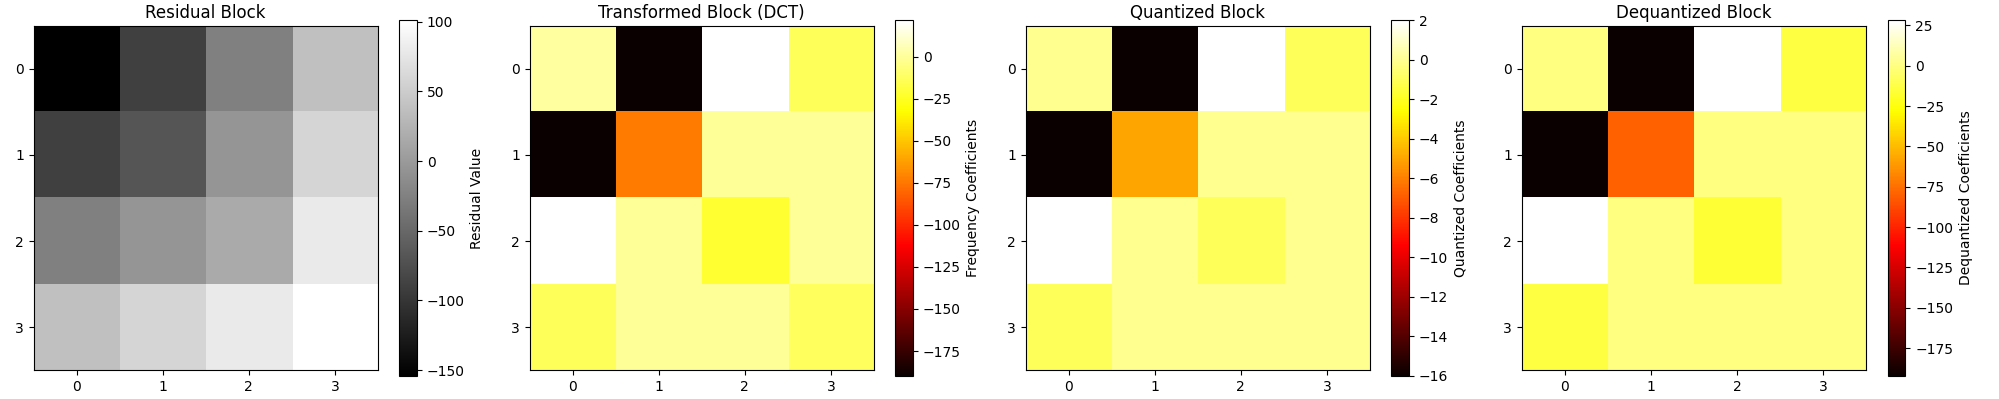

This chart was generated by the following Python code:
import numpy as np
import matplotlib.pyplot as plt
from scipy.fft import dct, idct
from skimage.metrics import mean_squared_error, peak_signal_noise_ratio, structural_similarity
 
# Define the original image block (smooth gradient with only the bottom right corner as white)
original_block = np.array([
    [0,  64, 128, 192],
    [64, 85, 149, 213],
    [128, 149, 170, 234],
    [192, 213, 234, 255]
])
 
# Define the residual block (original image minus the DC prediction block)
dc_value = np.mean(original_block)  # Calculate the average value of the original image
predicted_block = np.full_like(original_block, dc_value)
residual_block = original_block - predicted_block
 
# Apply 2D DCT
transformed_block = dct(dct(residual_block.T, norm='ortho').T, norm='ortho')
 
# Define the Quantization matrix
#quantization_matrix = np.array([
#    [16, 11, 10, 16],
#    [12, 12, 14, 19],
#    [14, 13, 16, 24],
#    [14, 17, 22, 29]
#])

# Symmetric
quantization_matrix = np.array([
   [16, 12, 14, 14],
   [12, 16, 13, 17],
   [14, 13, 16, 22],
   [14, 17, 22, 29]
])

# Refined Quantization matrix
# Less compression for better MSE, SSIM and PSNR:
# quantization_matrix = np.array([
#     [8, 6, 7, 8],
#     [6, 7, 8, 10],
#     [7, 8, 10, 13],
#     [8, 10, 13, 16]
# ])

# Apply quantization
quantized_block = np.round(transformed_block / quantization_matrix)
 
# Dequantize the block
dequantized_block = quantized_block * quantization_matrix
 
# Apply inverse 2D DCT
inverse_transformed_block = idct(idct(dequantized_block.T, norm='ortho').T, norm='ortho')
 
# Reconstruct the block
reconstructed_block = predicted_block + inverse_transformed_block
 
# Calculate MSE, PSNR, and SSIM
mse = mean_squared_error(original_block, reconstructed_block)
psnr = peak_signal_noise_ratio(original_block, reconstructed_block, data_range=original_block.max() - original_block.min())
ssim = structural_similarity(original_block, reconstructed_block, data_range=original_block.max() - original_block.min(), win_size=3)
 
# Visualization
fig, (ax1, ax2, ax3, ax4) = plt.subplots(1, 4, figsize=(20, 4))
 
# Original Block Visualization
#im1 = axes[0, 0].imshow(original_block, cmap='gray', interpolation='nearest')
#axes[0, 0].set_title("Original Block")
#plt.colorbar(im1, ax=axes[0, 0], label='Pixel Value')
 
# Predicted Block Visualization
#im2 = axes[0, 1].imshow(predicted_block, cmap='gray', interpolation='nearest')
#axes[0, 1].set_title("Predicted Block (DC Prediction)")
#plt.colorbar(im2, ax=axes[0, 1], label='Predicted Value')
 
# Residual Block Visualization
im3 = ax1.imshow(residual_block, cmap='gray', interpolation='nearest')
ax1.set_title("Residual Block")
ax1.set_xticks(range(residual_block.shape[1]))
ax1.set_yticks(range(residual_block.shape[0]))
plt.colorbar(im3, ax=ax1, label='Residual Value')
 
# Transformed Block Visualization
im4 = ax2.imshow(transformed_block, cmap='hot', interpolation='nearest')
ax2.set_title("Transformed Block (DCT)")
ax2.set_xticks(range(transformed_block.shape[1]))
ax2.set_yticks(range(transformed_block.shape[0]))
plt.colorbar(im4, ax=ax2, label='Frequency Coefficients')
 
# Quantized Block Visualization
im5 = ax3.imshow(quantized_block, cmap='hot', interpolation='nearest')
ax3.set_title("Quantized Block")
ax3.set_xticks(range(quantized_block.shape[1]))
ax3.set_yticks(range(quantized_block.shape[0]))
plt.colorbar(im5, ax=ax3, label='Quantized Coefficients')

# Dequantized Block Visualization
im6 = ax4.imshow(dequantized_block, cmap='hot', interpolation='nearest')
ax4.set_title("Dequantized Block")
ax4.set_xticks(range(dequantized_block.shape[1]))
ax4.set_yticks(range(dequantized_block.shape[0]))
plt.colorbar(im6, ax=ax4, label='Dequantized Coefficients')

# # Inverse Transform Block Visualization
# im7 = ax5.imshow(inverse_transformed_block, cmap='gray', interpolation='nearest')
# ax5.set_title("Inverse Transform Block")
# ax5.set_xticks(range(inverse_transformed_block.shape[1]))
# ax5.set_yticks(range(inverse_transformed_block.shape[0]))
# plt.colorbar(im7, ax=ax5, label='Residual Value')
 
plt.tight_layout()
plt.show()
 
# Print numerical values for debugging and verification
print("Original Block:")
print(original_block)
 
print("\nPredicted Block:")
print(predicted_block)
 
print("\nResidual Block:")
print(residual_block)
 
print("\nTransformed Block (DCT):")
print(transformed_block)
 
print("\nQuantized Block:")
print(quantized_block)
 
print("\nDequantized Block (Reconstructed Transformed Block):")
print(dequantized_block)
 
print("\nInverse Transformed Block (Reconstructed Residual Block):")
print(inverse_transformed_block)
 
print("\nReconstructed Block:")
print(reconstructed_block)
 
# Print MSE, PSNR and SSIM
print(f"\nMSE: {mse:.4f}")
print(f"PSNR: {psnr:.2f} dB")
print(f"SSIM: {ssim:.4f}")
